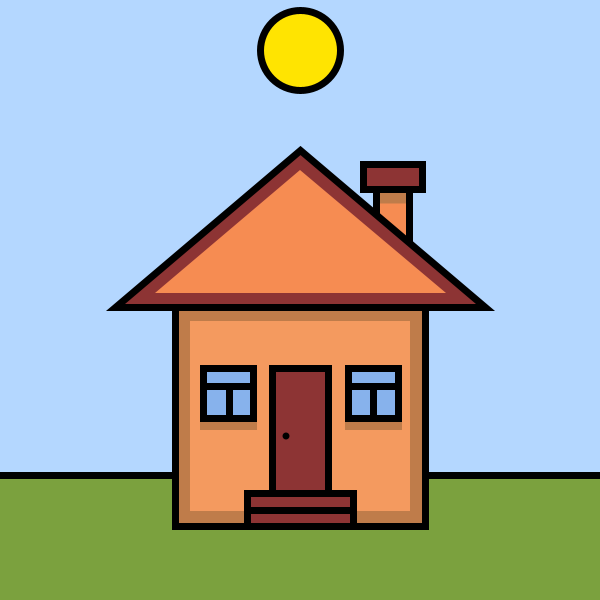
Frame 1 (no input)
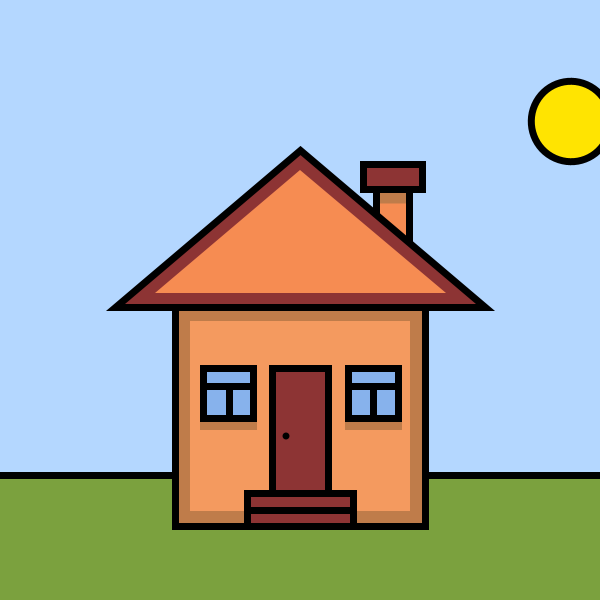
Frame 60 (the mouse pressed at the canvas centre just before this capture)
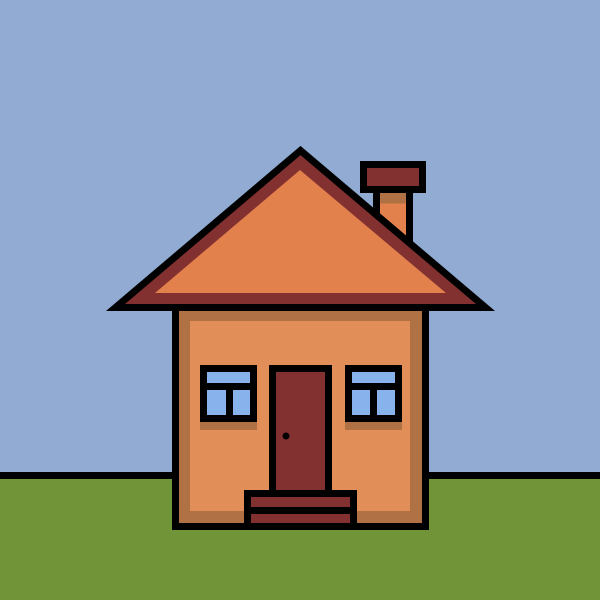
Frame 120 (the mouse held since frame 60 and released just before this capture)

The Processing sketch that drew these frames (run headless with seeded random() and noise(); from frame 60 on, the mouse is pressed at the canvas centre):

// Processing sketch: checkpoint_1
// ── checkpoint_1.pde
//carter kwong Computer Programming 1-4

color bg;
color sunmooncolor;
float r = 0;
float a = 0; //night sky opacity
float a2 = 0; //darkness opacity
int day = 1;

void setup()
{
  size(600, 600);
  strokeWeight(7);
}

void draw()
{
  rectMode(CENTER);
  bg = color(#b4d7ff);
  background(bg);
  noStroke();
  if (day == 1 && r < -20 && a >= 0) a-=4;
  else if (day == -1 && r < -20 && a <= 255) a+=4;
  fill(#221f5a, a);
  square(width/2, height/2, 600);
  
  //sky
  stroke(#000000);
  fill(#7ba13e);
  rect(width/2, height*0.9, width+10, 130);
  
    //walls
  fill(#bf7c4a);
  stroke(#000000);
  rect(width/2, 416, 250, 220);
  noStroke();
  fill(#f49a5f);
  rect(width/2, 416, 220, 190);
  
  //chimney
  fill(#bf7c4a);
  stroke(#000000);
  rect(393, 231, 33, 83);
  noStroke();
  fill(#f68c52);
  rect(393, 231, 26, 55);
  fill(#8d3434);
  stroke(#000000);
  rect(393, 177, 59, 25);
  
  //roof
  fill(#8d3434);
  stroke(#000000);
  triangle(485, 307, width/2, 150, 115, 307);
  noStroke();
  fill(#f68c52);
  triangle(446, 293, width/2, 170, 155, 293);
  
  //door
  fill(#8d3434);
  stroke(#000000);
  rect(300, 436, 56, 135);
   //handle
  fill(#000000);
  noStroke();
  circle(286, 436, 7);
  
  //steps
  fill(#8d3434);
  stroke(#000000);
  rect(300, 510, 106, 33);
  line(247, 510, 351, 510);
  
  //window shadows
  noStroke();
  fill(#bf7c4a);
  rect(373.5, 405, 57, 50);
  
  noStroke();
  fill(#bf7c4a);
  rect(228.5, 405, 57, 50);
  
  //sky darkness
  noStroke();
  if (day == 1 && r < -20 && a2 >= 0) a2-=2;
  else if (day == -1 && r < -20) a2+=2;
  fill(#000000, a2);
  square(width/2, height/2, 600);
  
  //windows
  fill(#87b2ec);
  stroke(#000000);
  rect(373, 393, 50, 50);
  line(350, 386, 395, 386);
  line(373, 417, 373, 386);
  
  fill(#87b2ec);
  stroke(#000000);
  rect(228, 393, 50, 50);
  line(203, 386, 250, 386);
  line(229, 417, 229, 386);
  
  //sun/moon
  pushMatrix();
  translate(300, 600);
  rotate(radians(r));
  r+=0.5;
  if (r >= 55)
  {
    r = -55;
    day *= -1;
  }
  if (day==1) sunmooncolor = color(#ffe401);
  else sunmooncolor = color(#ffffff);
  fill(sunmooncolor);
  stroke(#000000);
  circle(0, -550, 80);
  popMatrix();
}
